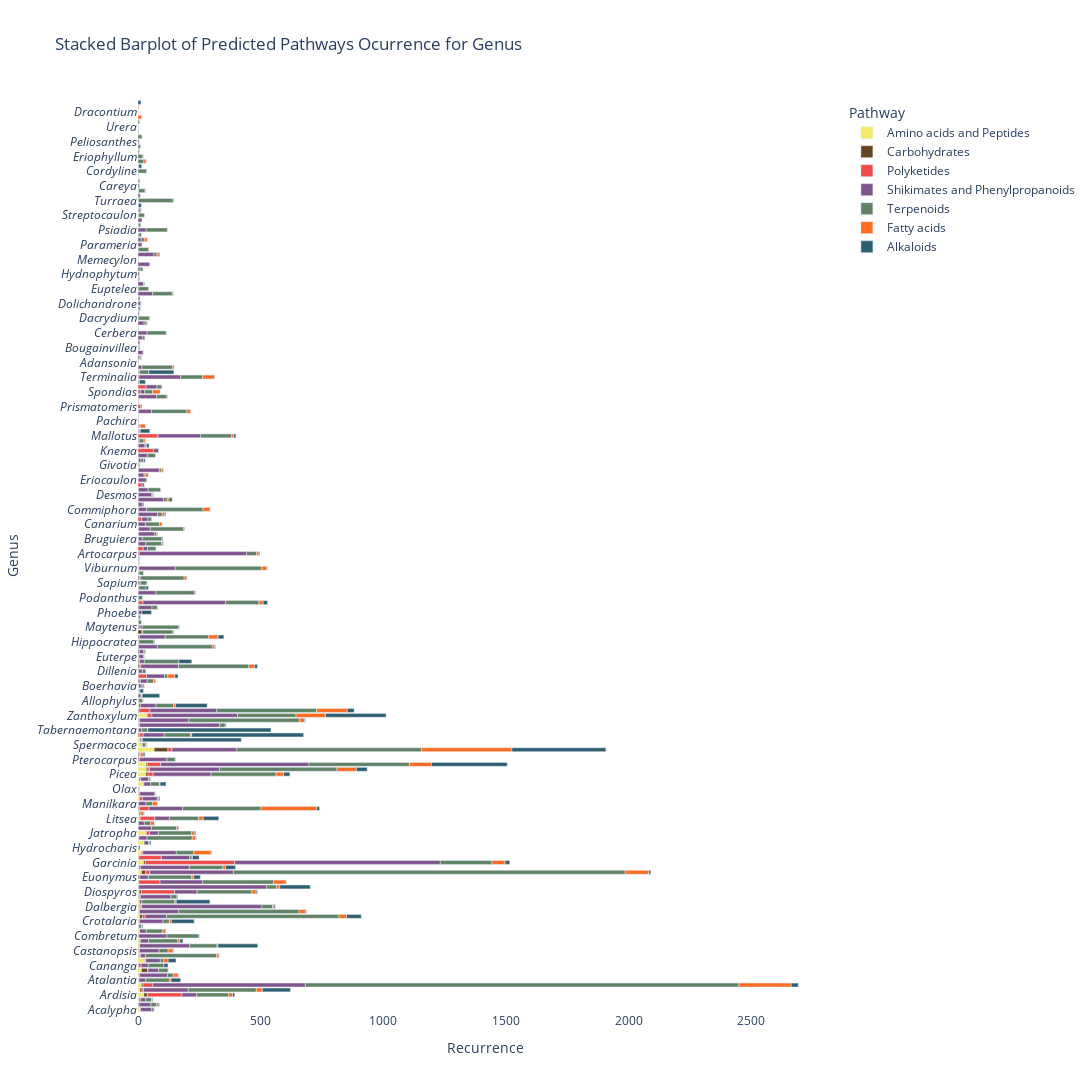

Source (notebook cell):
### Markdown cell above
Generate une plot by Genus and the Pathway

### Code cell
# Define custom colors for the 7 pathway categories
pathway_colors = {
    'Terpenoids': '#618264',  # Green start and lighter green end
    'Alkaloids': '#305F72',   # Blue start and lighter blue end
    'Shikimates and Phenylpropanoids': '#80558C',  # Purple start and lighter purple end
    'Polyketides': '#EF4B4B',  # Red start and lighter purple end
    'Fatty acids': '#FF6C22',  # Orange start and lighter purple end
    'Amino acids and Peptides': '#F4E869',  # Yellow start and lighter purple end
    'Carbohydrates': '#65451F' # Brown start and lighter purple end
}

# Step 1: Initialize an empty DataFrame to store all data
all_data = pd.DataFrame(columns=['organism_taxonomy_08genus', 'chemical_superclass'])

# Step 2: Read data from all .tsv files in the output_folder
genus_data_folder = os.path.join(output_folder, 'genus_data')
for filename in os.listdir(genus_data_folder):
    if filename.endswith(".tsv"):
        file_data = pd.read_csv(os.path.join(genus_data_folder, filename), sep='\t')
        all_data = pd.concat([all_data, file_data])

# Step 3: Rename the "queried_taxaLabel" column to "species"
all_data.rename(columns={'organism_taxonomy_08genus': 'genus'}, inplace=True)
all_data.rename(columns={'structure_taxonomy_npclassifier_01pathway': 'Pathway'}, inplace=True)

# Remove 'API Error-API Error' and 'Not Classified-Not Classified'
all_data = all_data[(all_data['Pathway'] != 'API Error') & (all_data['Pathway'] != 'Not Classified')]

# Step 4: Group and aggregate data to calculate recurrence
agg_data = all_data.groupby(['genus', 'Pathway']).size().reset_index(name='recurrence')

# Sort the DataFrame by 'genus' alphabetically
agg_data = agg_data.sort_values(by='genus')

# Step 5: Create the stacked barplot with custom colors
fig = px.bar(agg_data, y=agg_data['genus'].apply(lambda x: f"<i>{x}</i>"), x='recurrence',
             title='Stacked Barplot of Predicted Pathways Ocurrence for Genus',
             labels={'recurrence': 'Recurrence'},
             color='Pathway',
             color_discrete_map=pathway_colors,  # Use custom colors
             category_orders={'genus': sorted(agg_data['genus'].unique())},  # Sort 'genus' alphabetically,
             orientation='h'
            )

# Modify the y-axis label
fig.update_yaxes(title_text='Genus')

# Set a white background
fig.update_layout(plot_bgcolor='white')

# Modify the size of the figure
fig.update_layout(width=1200, height=1400)

# Save the figure as an HTML file
fig.write_html(f'{output_folder}Wikidata_pathway_barplot_genus.html')

# Show or save the figure
fig.show()

### Figure 1 — Plotly figure (JSON) as saved in the notebook; plotly's stock layout.template omitted (floating-point values rounded to 4 significant figures; data arrays with more than 128 entries replaced by an {"elided": "..."} marker saying what was removed)
{"data": [{"alignmentgroup": "True", "hovertemplate": "Pathway=Amino acids and Peptides<br>Recurrence=%{x}<br>y=%{y}<extra></extra>", "legendgroup": "Amino acids and Peptides", "marker": {"color": "#F4E869", "pattern": {"shape": ""}}, "name": "Amino acids and Peptides", "offsetgroup": "Amino acids and Peptides", "orientation": "h", "showlegend": true, "textposition": "auto", "type": "bar", "x": [8, 1, 4, 24, 8, 14, 2, 1, 14, 2, 28, 3, 1, 6, 5, 1, 7, 2, 2, 7, 2, 6, 6, 2, 5, 1, 2, 1, 14, 3, 23, 3, 13, 3, 25, 2, 32, 1, 1, 6, 4, 2, 1, 6, 2, 1, 21, 5, 32, 34, 33, 1, 1, 66, 16, 6, 1, 2, 1, 2, 36, 1, 4], "xaxis": "x", "y": ["<i>Acalypha</i>", "<i>Acanthus</i>", "<i>Antidesma</i>", "<i>Ardisia</i>", "<i>Aristolochia</i>", "<i>Artemisia</i>", "<i>Atalantia</i>", "<i>Bauhinia</i>", "<i>Cajanus</i>", "<i>Cananga</i>", "<i>Capparis</i>", "<i>Casearia</i>", "<i>Castanopsis</i>", "<i>Clausena</i>", "<i>Clerodendrum</i>", "<i>Combretum</i>", "<i>Corchorus</i>", "<i>Crateva</i>", "<i>Crotalaria</i>", "<i>Croton</i>", "<i>Curcuma</i>", "<i>Dalbergia</i>", "<i>Datura</i>", "<i>Derris</i>", "<i>Diospyros</i>", "<i>Erythrina</i>", "<i>Eucalyptus</i>", "<i>Euonymus</i>", "<i>Euphorbia</i>", "<i>Ficus</i>", "<i>Garcinia</i>", "<i>Goniothalamus</i>", "<i>Hibiscus</i>", "<i>Hydrocharis</i>", "<i>Indigofera</i>", "<i>Jasminum</i>", "<i>Jatropha</i>", "<i>Kalanchoe</i>", "<i>Litchi</i>", "<i>Litsea</i>", "<i>Maerua</i>", "<i>Mangifera</i>", "<i>Manilkara</i>", "<i>Musa</i>", "<i>Ochna</i>", "<i>Olax</i>", "<i>Pandanus</i>", "<i>Phyllostachys</i>", "<i>Picea</i>", "<i>Pinus</i>", "<i>Piper</i>", "<i>Pterocarpus</i>", "<i>Sesbania</i>", "<i>Solanum</i>", "<i>Spermacoce</i>", "<i>Stephania</i>", "<i>Strychnos</i>", "<i>Tabernaemontana</i>", "<i>Tephrosia</i>", "<i>Vitex</i>", "<i>Zanthoxylum</i>", "<i>Zingiber</i>", "<i>Ziziphus</i>"], "yaxis": "y"}, {"alignmentgroup": "True", "hovertemplate": "Pathway=Carbohydrates<br>Recurrence=%{x}<br>y=%{y}<extra></extra>", "legendgroup": "Carbohydrates", "marker": {"color": "#65451F", "pattern": {"shape": ""}}, "name": "Carbohydrates", "offsetgroup": "Carbohydrates", "orientation": "h", "showlegend": true, "textposition": "auto", "type": "bar", "x": [1, 3, 2, 14, 1, 8, 7, 1, 1, 1, 4, 26, 2, 3, 1, 1, 3, 2, 1, 11, 1, 4, 3, 1, 5, 9, 2, 6, 17, 4, 2, 1, 5, 7, 2, 1, 2, 1, 3, 3, 5, 4, 1, 16, 3, 2, 1, 1, 4, 4, 5, 9, 7, 5, 1, 1, 1, 5, 5, 4, 56, 6, 2, 2, 2, 2, 3, 3, 6], "xaxis": "x", "y": ["<i>Acalypha</i>", "<i>Acanthus</i>", "<i>Allophylus</i>", "<i>Ardisia</i>", "<i>Argemone</i>", "<i>Aristolochia</i>", "<i>Artemisia</i>", "<i>Banisteriopsis</i>", "<i>Bauhinia</i>", "<i>Boerhavia</i>", "<i>Bombax</i>", "<i>Cajanus</i>", "<i>Capparis</i>", "<i>Casearia</i>", "<i>Cassia</i>", "<i>Castanopsis</i>", "<i>Clerodendrum</i>", "<i>Combretum</i>", "<i>Crotalaria</i>", "<i>Croton</i>", "<i>Curcuma</i>", "<i>Dalbergia</i>", "<i>Derris</i>", "<i>Dillenia</i>", "<i>Dioscorea</i>", "<i>Diospyros</i>", "<i>Eucalyptus</i>", "<i>Euonymus</i>", "<i>Euphorbia</i>", "<i>Eurycoma</i>", "<i>Euterpe</i>", "<i>Ficus</i>", "<i>Flacourtia</i>", "<i>Garcinia</i>", "<i>Gardenia</i>", "<i>Hibiscus</i>", "<i>Hippocratea</i>", "<i>Jasminum</i>", "<i>Jatropha</i>", "<i>Litsea</i>", "<i>Lonicera</i>", "<i>Mangifera</i>", "<i>Manilkara</i>", "<i>Marsdenia</i>", "<i>Maytenus</i>", "<i>Nephrolepis</i>", "<i>Pavonia</i>", "<i>Phoebe</i>", "<i>Phoenix</i>", "<i>Phyllanthus</i>", "<i>Phyllostachys</i>", "<i>Picea</i>", "<i>Pinus</i>", "<i>Piper</i>", "<i>Podanthus</i>", "<i>Podocarpus</i>", "<i>Quassia</i>", "<i>Sapium</i>", "<i>Schefflera</i>", "<i>Schleichera</i>", "<i>Solanum</i>", "<i>Strychnos</i>", "<i>Tephrosia</i>", "<i>Viburnum</i>", "<i>Vitex</i>", "<i>Xerosicyos</i>", "<i>Zanthoxylum</i>", "<i>Zingiber</i>", "<i>Ziziphus</i>"], "yaxis": "y"}, {"alignmentgroup": "True", "hovertemplate": "Pathway=Polyketides<br>Recurrence=%{x}<br>y=%{y}<extra></extra>", "legendgroup": "Polyketides", "marker": {"color": "#EF4B4B", "pattern": {"shape": ""}}, "name": "Polyketides", "offsetgroup": "Polyketides", "orientation": "h", "showlegend": true, "textposition": "auto", "type": "bar", "x": [1, 2, 7, 141, 6, 39, 5, 2, 21, 1, 5, 1, 6, 1, 2, 2, 2, 1, 11, 1, 2, 5, 34, 4, 15, 1, 1, 2, 2, 3, 11, 3, 1, 5, 5, 1, 1, 1, 7, 135, 2, 17, 1, 2, 86, 17, 2, 1, 1, 6, 1, 2, 364, 1, 92, 2, 1, 6, 1, 12, 63, 1, 1, 59, 1, 1, 81, 39, 1, 3, 6, 1, 12, 5, 3, 3, 3, 1, 1, 16, 2, 1, 21, 6, 55, 2, 11, 5, 1, 2, 2, 16, 10, 2, 33, 14, 1, 3, 4, 2, 2, 2, 1, 18, 45], "xaxis": "x", "y": ["<i>Acalypha</i>", "<i>Ampelocissus</i>", "<i>Antidesma</i>", "<i>Ardisia</i>", "<i>Aristolochia</i>", "<i>Artemisia</i>", "<i>Artocarpus</i>", "<i>Atalantia</i>", "<i>Avicennia</i>", "<i>Banisteriopsis</i>", "<i>Bauhinia</i>", "<i>Boerhavia</i>", "<i>Bombax</i>", "<i>Breynia</i>", "<i>Bruguiera</i>", "<i>Butea</i>", "<i>Caesalpinia</i>", "<i>Cajanus</i>", "<i>Cananga</i>", "<i>Canarium</i>", "<i>Capparis</i>", "<i>Casearia</i>", "<i>Cassia</i>", "<i>Castanopsis</i>", "<i>Cedrelopsis</i>", "<i>Cissus</i>", "<i>Clausena</i>", "<i>Clerodendrum</i>", "<i>Commiphora</i>", "<i>Crotalaria</i>", "<i>Croton</i>", "<i>Curcuma</i>", "<i>Cyphostemma</i>", "<i>Dalbergia</i>", "<i>Derris</i>", "<i>Desmodium</i>", "<i>Desmos</i>", "<i>Dillenia</i>", "<i>Dioscorea</i>", "<i>Diospyros</i>", "<i>Dodonaea</i>", "<i>Drosera</i>", "<i>Eriocaulon</i>", "<i>Erythrina</i>", "<i>Eucalyptus</i>", "<i>Euphorbia</i>", "<i>Eurycoma</i>", "<i>Euterpe</i>", "<i>Fernandoa</i>", "<i>Ficus</i>", "<i>Flacourtia</i>", "<i>Flemingia</i>", "<i>Garcinia</i>", "<i>Givotia</i>", "<i>Goniothalamus</i>", "<i>Grewia</i>", "<i>Helicteres</i>", "<i>Hibiscus</i>", "<i>Jasminum</i>", "<i>Jatropha</i>", "<i>Knema</i>", "<i>Limonia</i>", "<i>Litchi</i>", "<i>Litsea</i>", "<i>Lonicera</i>", "<i>Lygodium</i>", "<i>Mallotus</i>", "<i>Mangifera</i>", "<i>Manilkara</i>", "<i>Marsdenia</i>", "<i>Maytenus</i>", "<i>Melochia</i>", "<i>Musa</i>", "<i>Ochna</i>", "<i>Osmunda</i>", "<i>Pachira</i>", "<i>Pandanus</i>", "<i>Pavonia</i>", "<i>Phoebe</i>", "<i>Phyllanthus</i>", "<i>Phyllarthron</i>", "<i>Phyllostachys</i>", "<i>Picea</i>", "<i>Pinus</i>", "<i>Piper</i>", "<i>Pluchea</i>", "<i>Prismatomeris</i>", "<i>Pterocarpus</i>", "<i>Schefflera</i>", "<i>Schoepfia</i>", "<i>Shorea</i>", "<i>Solanum</i>", "<i>Spondias</i>", "<i>Stephania</i>", "<i>Stereospermum</i>", "<i>Strychnos</i>", "<i>Teclea</i>", "<i>Tephrosia</i>", "<i>Terminalia</i>", "<i>Vepris</i>", "<i>Viburnum</i>", "<i>Vitex</i>", "<i>Wedelia</i>", "<i>Zanthoxylum</i>", "<i>Zingiber</i>"], "yaxis": "y"}, {"alignmentgroup": "True", "hovertemplate": "Pathway=Shikimates and Phenylpropanoids<br>Recurrence=%{x}<br>y=%{y}<extra></extra>", "legendgroup": "Shikimates and Phenylpropanoids", "marker": {"color": "#80558C", "pattern": {"shape": ""}}, "name": "Shikimates and Phenylpropanoids", "offsetgroup": "Shikimates and Phenylpropanoids", "orientation": "h", "showlegend": true, "textposition": "auto", "type": "bar", "x": {"elided": "158 int values"}, "xaxis": "x", "y": {"elided": "158 str values"}, "yaxis": "y"}, {"alignmentgroup": "True", "hovertemplate": "Pathway=Terpenoids<br>Recurrence=%{x}<br>y=%{y}<extra></extra>", "legendgroup": "Terpenoids", "marker": {"color": "#618264", "pattern": {"shape": ""}}, "name": "Terpenoids", "offsetgroup": "Terpenoids", "orientation": "h", "showlegend": true, "textposition": "auto", "type": "bar", "x": {"elided": "169 int values"}, "xaxis": "x", "y": {"elided": "169 str values"}, "yaxis": "y"}, {"alignmentgroup": "True", "hovertemplate": "Pathway=Fatty acids<br>Recurrence=%{x}<br>y=%{y}<extra></extra>", "legendgroup": "Fatty acids", "marker": {"color": "#FF6C22", "pattern": {"shape": ""}}, "name": "Fatty acids", "offsetgroup": "Fatty acids", "orientation": "h", "showlegend": true, "textposition": "auto", "type": "bar", "x": [7, 4, 1, 17, 2, 25, 213, 10, 6, 15, 2, 20, 6, 8, 3, 4, 1, 1, 10, 18, 10, 29, 20, 10, 4, 4, 9, 1, 29, 12, 1, 3, 8, 31, 9, 25, 2, 6, 6, 8, 2, 23, 18, 1, 1, 1, 2, 13, 51, 2, 8, 96, 1, 12, 11, 1, 8, 53, 10, 2, 1, 71, 3, 15, 12, 9, 2, 16, 19, 39, 6, 12, 8, 228, 20, 1, 1, 9, 1, 2, 21, 1, 3, 1, 17, 3, 31, 79, 90, 12, 15, 4, 1, 11, 1, 1, 11, 3, 368, 5, 31, 2, 5, 1, 2, 48, 1, 3, 22, 21, 6, 120, 125, 8], "xaxis": "x", "y": ["<i>Acanthus</i>", "<i>Allophylus</i>", "<i>Antidesma</i>", "<i>Ardisia</i>", "<i>Argemone</i>", "<i>Aristolochia</i>", "<i>Artemisia</i>", "<i>Artocarpus</i>", "<i>Atalantia</i>", "<i>Azima</i>", "<i>Baccaurea</i>", "<i>Bauhinia</i>", "<i>Boerhavia</i>", "<i>Bombax</i>", "<i>Breynia</i>", "<i>Butea</i>", "<i>Caesalpinia</i>", "<i>Cajanus</i>", "<i>Canarium</i>", "<i>Capparis</i>", "<i>Casearia</i>", "<i>Cassia</i>", "<i>Castanopsis</i>", "<i>Cissus</i>", "<i>Clausena</i>", "<i>Cleistanthus</i>", "<i>Clerodendrum</i>", "<i>Combretum</i>", "<i>Commiphora</i>", "<i>Corchorus</i>", "<i>Coscinium</i>", "<i>Crateva</i>", "<i>Crotalaria</i>", "<i>Croton</i>", "<i>Cryptostegia</i>", "<i>Curcuma</i>", "<i>Dacrydium</i>", "<i>Dalbergia</i>", "<i>Datura</i>", "<i>Desmodium</i>", "<i>Desmos</i>", "<i>Dioscorea</i>", "<i>Diospyros</i>", "<i>Dodonaea</i>", "<i>Dracontium</i>", "<i>Drosera</i>", "<i>Eriophyllum</i>", "<i>Erythrina</i>", "<i>Eucalyptus</i>", "<i>Eugenia</i>", "<i>Euonymus</i>", "<i>Euphorbia</i>", "<i>Euterpe</i>", "<i>Fernandoa</i>", "<i>Ficus</i>", "<i>Flacourtia</i>", "<i>Flemingia</i>", "<i>Garcinia</i>", "<i>Gardenia</i>", "<i>Goniothalamus</i>", "<i>Grewia</i>", "<i>Hibiscus</i>", "<i>Irvingia</i>", "<i>Jasminum</i>", "<i>Jatropha</i>", "<i>Kalanchoe</i>", "<i>Limonia</i>", "<i>Litchi</i>", "<i>Litsea</i>", "<i>Lonicera</i>", "<i>Lygodium</i>", "<i>Maerua</i>", "<i>Mallotus</i>", "<i>Mangifera</i>", "<i>Manilkara</i>", "<i>Melochia</i>", "<i>Musa</i>", "<i>Nymphaea</i>", "<i>Ochna</i>", "<i>Olax</i>", "<i>Osmunda</i>", "<i>Paederia</i>", "<i>Pandanus</i>", "<i>Phoenix</i>", "<i>Phyllanthus</i>", "<i>Phyllostachys</i>", "<i>Picea</i>", "<i>Pinus</i>", "<i>Piper</i>", "<i>Pithecellobium</i>", "<i>Pluchea</i>", "<i>Podocarpus</i>", "<i>Psiadia</i>", "<i>Schefflera</i>", "<i>Schleichera</i>", "<i>Schoepfia</i>", "<i>Sesbania</i>", "<i>Shorea</i>", "<i>Solanum</i>", "<i>Spermacoce</i>", "<i>Spondias</i>", "<i>Stephania</i>", "<i>Strychnos</i>", "<i>Tabernaemontana</i>", "<i>Tephrosia</i>", "<i>Terminalia</i>", "<i>Tetracera</i>", "<i>Turraea</i>", "<i>Viburnum</i>", "<i>Vitex</i>", "<i>Wedelia</i>", "<i>Zanthoxylum</i>", "<i>Zingiber</i>", "<i>Ziziphus</i>"], "yaxis": "y"}, {"alignmentgroup": "True", "hovertemplate": "Pathway=Alkaloids<br>Recurrence=%{x}<br>y=%{y}<extra></extra>", "legendgroup": "Alkaloids", "marker": {"color": "#305F72", "pattern": {"shape": ""}}, "name": "Alkaloids", "offsetgroup": "Alkaloids", "orientation": "h", "showlegend": true, "textposition": "auto", "type": "bar", "x": [4, 3, 3, 8, 71, 114, 29, 3, 39, 14, 2, 4, 4, 3, 2, 16, 32, 1, 13, 2, 3, 5, 162, 1, 12, 1, 12, 3, 93, 60, 4, 5, 137, 4, 12, 2, 12, 5, 124, 2, 27, 8, 52, 3, 40, 19, 2, 12, 27, 6, 2, 2, 5, 5, 1, 5, 1, 10, 1, 63, 23, 1, 9, 11, 2, 3, 39, 5, 3, 24, 39, 18, 1, 25, 44, 309, 1, 9, 1, 7, 383, 1, 403, 456, 502, 24, 2, 1, 12, 102, 1, 3, 1, 247, 28, 129], "xaxis": "x", "y": ["<i>Acanthus</i>", "<i>Ampelocissus</i>", "<i>Antidesma</i>", "<i>Ardisia</i>", "<i>Argemone</i>", "<i>Aristolochia</i>", "<i>Artemisia</i>", "<i>Artocarpus</i>", "<i>Atalantia</i>", "<i>Banisteriopsis</i>", "<i>Bauhinia</i>", "<i>Bougainvillea</i>", "<i>Breynia</i>", "<i>Bruguiera</i>", "<i>Caesalpinia</i>", "<i>Cananga</i>", "<i>Capparis</i>", "<i>Casearia</i>", "<i>Cassia</i>", "<i>Castanopsis</i>", "<i>Ceratozamia</i>", "<i>Cissus</i>", "<i>Clausena</i>", "<i>Cleistanthus</i>", "<i>Clerodendrum</i>", "<i>Combretum</i>", "<i>Coscinium</i>", "<i>Crateva</i>", "<i>Crotalaria</i>", "<i>Croton</i>", "<i>Curcuma</i>", "<i>Dalbergia</i>", "<i>Datura</i>", "<i>Derris</i>", "<i>Desmodium</i>", "<i>Desmos</i>", "<i>Dioscorea</i>", "<i>Diospyros</i>", "<i>Erythrina</i>", "<i>Eugenia</i>", "<i>Euonymus</i>", "<i>Euphorbia</i>", "<i>Eurycoma</i>", "<i>Feroniella</i>", "<i>Ficus</i>", "<i>Garcinia</i>", "<i>Gardenia</i>", "<i>Geissospermum</i>", "<i>Goniothalamus</i>", "<i>Grewia</i>", "<i>Hibiscus</i>", "<i>Hippocratea</i>", "<i>Hydrocharis</i>", "<i>Indigofera</i>", "<i>Jasminum</i>", "<i>Jatropha</i>", "<i>Kalanchoe</i>", "<i>Limonia</i>", "<i>Litchi</i>", "<i>Litsea</i>", "<i>Lonicera</i>", "<i>Maerua</i>", "<i>Mallotus</i>", "<i>Mangifera</i>", "<i>Marsdenia</i>", "<i>Maytenus</i>", "<i>Melochia</i>", "<i>Musa</i>", "<i>Nymphaea</i>", "<i>Pandanus</i>", "<i>Phoebe</i>", "<i>Phyllanthus</i>", "<i>Phyllostachys</i>", "<i>Picea</i>", "<i>Pinus</i>", "<i>Piper</i>", "<i>Pterocarpus</i>", "<i>Quassia</i>", "<i>Schefflera</i>", "<i>Sesbania</i>", "<i>Solanum</i>", "<i>Spermacoce</i>", "<i>Stephania</i>", "<i>Strychnos</i>", "<i>Tabernaemontana</i>", "<i>Teclea</i>", "<i>Tephrosia</i>", "<i>Terminalia</i>", "<i>Tetrastigma</i>", "<i>Vepris</i>", "<i>Viburnum</i>", "<i>Vitex</i>", "<i>Wrightia</i>", "<i>Zanthoxylum</i>", "<i>Zingiber</i>", "<i>Ziziphus</i>"], "yaxis": "y"}], "layout": {"barmode": "relative", "height": 1400, "legend": {"title": {"text": "Pathway"}, "tracegroupgap": 0}, "plot_bgcolor": "white", "title": {"text": "Stacked Barplot of Predicted Pathways Ocurrence for Genus"}, "width": 1200, "xaxis": {"anchor": "y", "domain": [0, 1], "title": {"text": "Recurrence"}}, "yaxis": {"anchor": "x", "domain": [0, 1], "title": {"text": "Genus"}}}}
